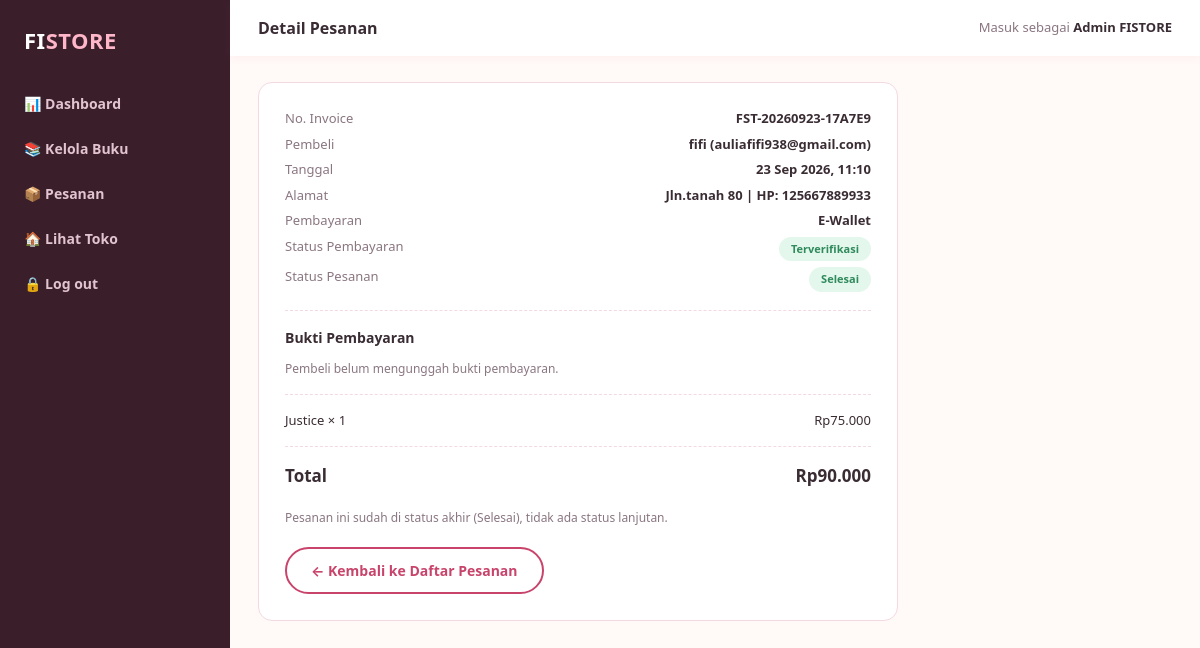
Page /admin/order_detail.php?id=2 (signed in) on the committed database.
### tables this page shows
CREATE TABLE `orders` (
  `id` int(11) NOT NULL,
  `invoice_code` varchar(30) NOT NULL,
  `user_id` int(11) NOT NULL,
  `total_amount` int(11) NOT NULL,
  `payment_method` varchar(50) DEFAULT 'Transfer Bank',
  `buyer_name` varchar(100) DEFAULT NULL,
  `buyer_address` text DEFAULT NULL,
  `status` varchar(30) DEFAULT 'Selesai',
  `payment_status` varchar(30) DEFAULT NULL,
  `payment_sender` varchar(100) DEFAULT NULL,
  `payment_proof` varchar(255) DEFAULT NULL,
  `payment_proof_at` timestamp NULL DEFAULT NULL,
  `payment_note` varchar(255) DEFAULT NULL,
  `created_at` timestamp NOT NULL DEFAULT current_timestamp()
);

CREATE TABLE `users` (
  `id` int(11) NOT NULL,
  `name` varchar(100) NOT NULL,
  `email` varchar(150) NOT NULL,
  `password` varchar(255) NOT NULL,
  `role` enum('admin','user') NOT NULL DEFAULT 'user',
  `created_at` timestamp NOT NULL DEFAULT current_timestamp()
);

CREATE TABLE `order_items` (
  `id` int(11) NOT NULL,
  `order_id` int(11) NOT NULL,
  `book_id` int(11) NOT NULL,
  `title` varchar(150) NOT NULL,
  `price` int(11) NOT NULL,
  `quantity` int(11) NOT NULL
);

### includes/functions.php (called while the page is built, shortened)
<?php
function formatRupiah($num) {
    return 'Rp' . number_format((float)$num, 0, ',', '.');
}
function e($str) {
    return htmlspecialchars($str ?? '', ENT_QUOTES, 'UTF-8');
}
function orderStatusClass($status) {
    $map = [
        'Menunggu Konfirmasi' => 'status-pending',
        'Diproses' => 'status-process',
        'Selesai' => 'status-done',
        'Dibatalkan' => 'status-cancelled',
    ];
    return $map[$status] ?? 'status-pending';
}
function orderNextStatus($current) {
    $flow = ['Menunggu Konfirmasi', 'Diproses', 'Selesai'];
    $idx = array_search($current, $flow, true);
    if ($idx === false || $idx === count($flow) - 1) {
        return null;
    }
    return $flow[$idx + 1];
}
function isPrepaidMethod($method) {
    return strpos($method, 'Transfer Bank') === 0 || strpos($method, 'E-Wallet') === 0;
}
function paymentStatusClass($status) {
    $map = [
        'Belum Dibayar' => 'status-pending',
        'Menunggu Verifikasi' => 'status-process',
        'Terverifikasi' => 'status-done',
        'Ditolak' => 'status-cancelled',
    ];
    return $map[$status] ?? 'status-pending';
}

### admin/order_detail.php (the view, shortened to what this page needs)
<?php
require_once '../config.php';
require_once '../includes/functions.php';
$id = (int)($_GET['id'] ?? 0);
$stmt = $pdo->prepare("SELECT o.*, u.name as customer, u.email FROM orders o JOIN users u ON o.user_id = u.id WHERE o.id = ?");
$stmt->execute([$id]);
$order = $stmt->fetch();
$stmt = $pdo->prepare("SELECT * FROM order_items WHERE order_id = ?");
$stmt->execute([$id]);
$items = $stmt->fetchAll();
require_once 'includes/admin_header.php';
?>
<div style="max-width:640px;background:#fff;padding:26px;border-radius:14px;border:1px solid var(--border-color);">
  <div class="receipt-meta">
    <div><span>No. Invoice</span><b><?= e($order['invoice_code']) ?></b></div>
    <div><span>Pembeli</span><b><?= e($order['customer']) ?> (<?= e($order['email']) ?>)</b></div>
    <div><span>Tanggal</span><b><?= date('d M Y, H:i', strtotime($order['created_at'])) ?></b></div>
    <div><span>Alamat</span><b style="text-align:right;max-width:60%;"><?= e($order['buyer_address']) ?></b></div>
    <div><span>Pembayaran</span><b><?= e($order['payment_method']) ?></b></div>
    <?php if ($order['payment_status']): ?>
      <div><span>Status Pembayaran</span><b><span class="badge-status <?= paymentStatusClass($order['payment_status']) ?>"><?= e($order['payment_status']) ?></span></b></div>
    <?php endif; ?>
    <div><span>Status Pesanan</span><b><span class="badge-status <?= orderStatusClass($order['status']) ?>"><?= e($order['status']) ?></span></b></div>
  </div>
  <?php if (isPrepaidMethod($order['payment_method'])): ?>
    <div class="receipt-divider"></div>
    <h3 class="proof-title">Bukti Pembayaran</h3>
    <?php if ($order['payment_proof']): ?>
      <div class="receipt-meta">
        <div><span>Nama Pengirim</span><b><?= e($order['payment_sender']) ?></b></div>
        <div><span>Diunggah</span><b><?= $order['payment_proof_at'] ? date('d M Y, H:i', strtotime($order['payment_proof_at'])) : '-' ?></b></div>
      </div>
      <?= proofViewHtml($order['payment_proof'], '../uploads/proofs/', true) ?>
      <button type="button" class="btn btn-outline btn-sm mt-20" onclick="printProof('../uploads/proofs/<?= e($order['payment_proof']) ?>')">Cetak Bukti Pembayaran</button>
      <p class="form-hint"> Cocokkan nominal <b><?= formatRupiah($order['total_amount']) ?></b> dengan mutasi rekening / e-wallet toko.</p>
      <?php if ($order['payment_status'] === 'Ditolak' && $order['payment_note']): ?>
        <p class="proof-note">Alasan penolakan: <?= e($order['payment_note']) ?></p>
      <?php endif; ?>
      <?php if ($order['payment_status'] === 'Menunggu Verifikasi'): ?>
        <form method="POST" class="proof-actions">
          <input type="hidden" name="verify_payment" value="1">
          <button type="submit" name="decision" value="approve" class="btn btn-primary btn-block">Konfirmasi Pembayaran &amp; Proses Pesanan</button>
          <div class="form-group" style="margin:14px 0 0;">
            <input type="text" name="note" maxlength="255" placeholder="Alasan penolakan (mis. nominal tidak sesuai, foto buram)">
          </div>
          <button type="submit" name="decision" value="reject" class="btn btn-danger btn-block mt-20" onclick="return this.form.note.value.trim() !== '' || (alert('Isi alasan penolakan dulu.'), false);">Tolak Bukti</button>
        </form>
      <?php endif; ?>
    <?php else: ?>
      <p class="form-hint">Pembeli belum mengunggah bukti pembayaran.</p>
    <?php endif; ?>
  <?php endif; ?>
  <div class="receipt-divider"></div>
  <?php foreach ($items as $it): ?>
    <div class="receipt-line">
      <span><?= e($it['title']) ?> &times; <?= (int)$it['quantity'] ?></span>
      <span><?= formatRupiah($it['price'] * $it['quantity']) ?></span>
    </div>
  <?php endforeach; ?>
  <div class="receipt-divider"></div>
  <div class="receipt-total"><span>Total</span><span><?= formatRupiah($order['total_amount']) ?></span></div>
  <?php $next = orderNextStatus($order['status']); ?>
  <?php if ($next && orderCanAdvance($order)): ?>
    <form method="POST" style="margin-top:22px;">
      <button type="submit" name="advance_status" value="1" class="btn btn-primary btn-block">
        Perbarui Status &rarr; <?= e($next) ?>
      </button>
    </form>
  <?php elseif ($next): ?>
    <p class="form-hint mt-20">Pesanan ini baru bisa diproses setelah pembayaran dikonfirmasi lewat bukti pembayaran di atas.</p>
  <?php else: ?>
    <p class="form-hint mt-20">Pesanan ini sudah di status akhir (<?= e($order['status']) ?>), tidak ada status lanjutan.</p>
  <?php endif; ?>
  <a href="orders.php" class="btn btn-outline mt-20">&larr; Kembali ke Daftar Pesanan</a>
</div>
<?php require_once 'includes/admin_footer.php'; ?>

### assets/css/style.css (style rules this page uses)
:root { --pink-light: #ffe6ee; --pink: #ffb6c9; --pink-mid: #f993ae; --pink-dark: #e8617e; --pink-darker: #c8446b; --peach: #ffd9c2; --peach-dark: #ffb98a; --bg: #fff9f7; --card-bg: #ffffff; --text-dark: #3a2c33; --text-muted: #8a7680; --border-color: #f3d9e2; --footer-bg: #3a1f2b; --success: #4caf7d; --error: #e05a5a; --radius: 14px; --shadow: 0 4px 16px rgba(232, 97, 126, 0.10); }
* { box-sizing: border-box; margin: 0; padding: 0; }
body { font-family: 'Segoe UI', system-ui, -apple-system, Roboto, Arial, sans-serif; background: var(--bg); color: var(--text-dark); line-height: 1.5; }
a { text-decoration: none; color: inherit; }
.btn { display: inline-block; border: none; border-radius: 30px; padding: 11px 24px; font-weight: 700; font-size: 14px; cursor: pointer; text-align: center; }
.btn-outline { background: transparent; border: 2px solid var(--pink-darker); color: var(--pink-darker); }
.form-hint { font-size: 12px; color: var(--text-muted); margin-top: 6px; }
.receipt-meta { font-size: 13px; margin-bottom: 18px; }
.receipt-meta div { display: flex; justify-content: space-between; margin-bottom: 6px; color: var(--text-muted); }
.receipt-meta div b { color: var(--text-dark); }
.receipt-divider { border-top: 1px dashed var(--border-color); margin: 16px 0; }
.receipt-line { display: flex; justify-content: space-between; font-size: 13px; margin-bottom: 8px; }
.receipt-total { display: flex; justify-content: space-between; font-size: 17px; font-weight: 800; margin-top: 14px; }
.mt-20 { margin-top: 20px; }
.badge-status { display: inline-block; font-size: 11px; font-weight: 700; padding: 4px 12px; border-radius: 20px; white-space: nowrap; }
.status-done { background: #e4f7ec; color: #2f8a5c; }
.proof-title { font-size: 14px; margin-bottom: 12px; }

### admin/includes/admin_header.php (style rules this page uses)
body { display: flex; min-height: 100vh; }

### rows in the picture
orders: invoice_code "FST-20260923-17A7E9", user.name "fifi", user.email "auliafifi938@gmail.com", created_at "23 Sep 2026, 11:10", buyer_address "Jln.tanah 80 | HP: 125667889933", payment_method "E-Wallet", payment_status "Terverifikasi", status "Selesai", total_amount "Rp90.000"
order_items: title "Justice", quantity "1", formatRupiah($it['price'] * $it['quantity']) "Rp75.000"

### other values in the picture
$pageTitle "Detail Pesanan"
$_SESSION['user_name'] "Admin FISTORE"
